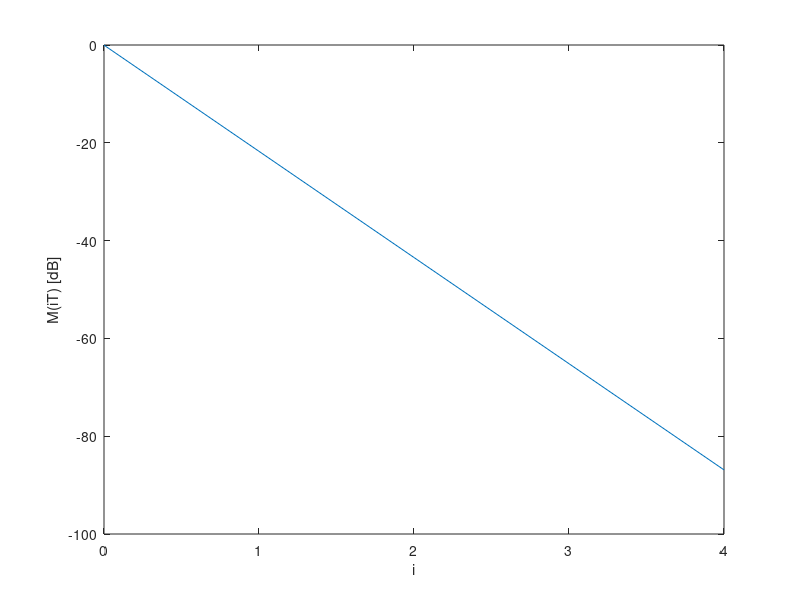

The MATLAB script that drew this image: (Note: this script raises an error after producing the figure.)
close all; clear all; clc;

T = 1; % Symbol period?
tau_rms = 0.2*T;
N_h = 5;
Tc = T/4;

Kpdp = N_h;
tau = transpose((0:Kpdp-1) .* T);
pdp = exp(-tau/tau_rms)./tau_rms;
norm_pdp = pdp ./ sum(pdp);

rice_factor = 10^(2 / 10); % 2dB
C = sqrt(rice_factor/(rice_factor+1)); % Assuming normalized pdp

% Plot of the PDP(0..4)
figure;
plot(0:4, 10*log10(norm_pdp(1:5)));
xlabel('i');
ylabel('M(iT) [dB]');

% Table of the PDP(0..4)
fprintf('Normalized PDP values:\n');
for i=0:4
    fprintf('  M(%dT) & \\SI{%.3f}{\\dB} \\\\\n', i, 10*log10(norm_pdp(i+1)));
end

fdTc = 25e-5;
K = 80000;
h = generate_ch_response(Tc, fdTc/Tc, norm_pdp, C, N_h, K, 'shuffle');

% Plot the channel h
Kplot = 12000;
figure;
subplot(1,3,1);
plot(0:Kplot-1, abs(h(1,1:Kplot)));
ylabel('|h_0(k)|');
subplot(1,3,2);
plot(0:Kplot-1, abs(h(3,1:Kplot)));
ylabel('|h_2(k)|');
subplot(1,3,3);
plot(0:Kplot-1, abs(h(5,1:Kplot)));
ylabel('|h_4(k)|');
